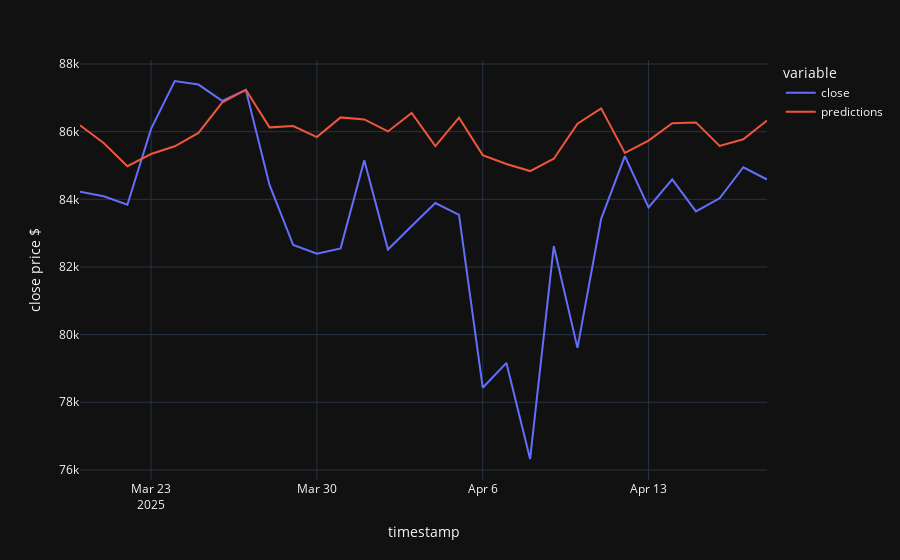

Notebook code for this chart:
### Code cell
import plotly.express as px

fig = px.line(y_true_pred, y=['close', 'predictions'], template='plotly_dark', labels={"value" : "close price $"})

fig.show()
